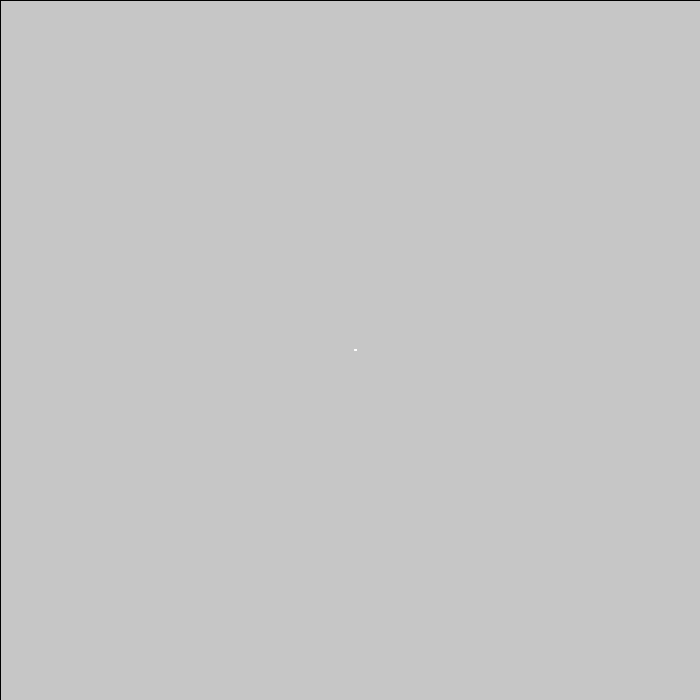
Frame 1 (no input)
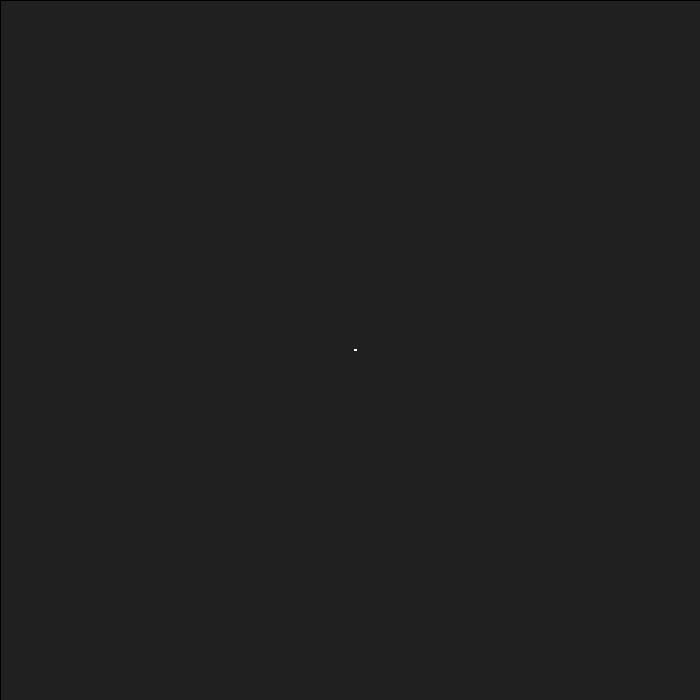
Frame 60 (the mouse pressed at the canvas centre just before this capture)
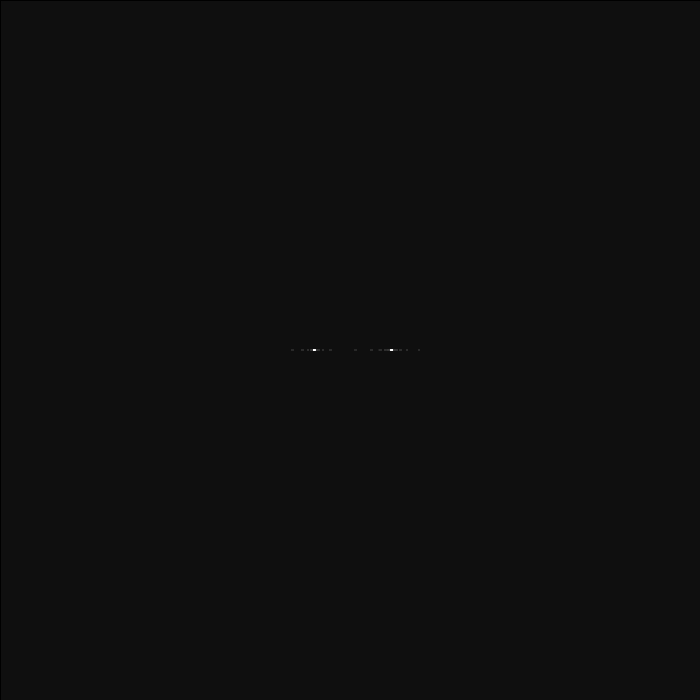
Frame 120 (the mouse held since frame 60 and released just before this capture)

The Processing sketch that drew these frames (run headless with seeded random() and noise(); from frame 60 on, the mouse is pressed at the canvas centre):

// Processing sketch: LinearRepellerGroup
// ── LinearRepellerGroup.pde
/*

ORBITAL REPELLER

@author Vladimir V. KUCHINOV
@email  helloworld@vkuchinov.co.uk

*/

AgentList agents;
Repulsor r;
RepulsorGroup repulsors = new RepulsorGroup();

void setup() {
    
      size(700, 700);
      agents = new AgentList();
      
      for(int i = 0; i < 2000; i++){
        
          agents.add(new Agent());
        
      }
      
      r = new Repulsor();
      repulsors.add(r);
      
      
      for(int j = 0; j < 104; j++){
            
      float r = random(150, 250);
      float a = random(-PI, PI);
      float s = random(1, 12);
      
      Repulsor r2 = new Repulsor(r * cos(a), r * sin(a), s);
      repulsors.add(r2);
     
      }
      
      
}

void draw() {

      //background(0);
      fill(0, 8);
      rect(0, 0, width, height);
      translate(width/2, height/2);

      stroke(0);

      agents.draw();
      repulsors.draw();
      
      if(frameCount % 60 == 0) { agents.renew(512); }
      
      if(frameCount % 50 == 0) { repulsors.addNew(); }
      

}


// ── Atom.pde
class Agent {

    float x, y;
    float angle = 0.0;
    float dir = 1.0;
    float r = 0; //random(150, 250);
    float ns;
    float size;
    float speed;
    
    Agent() {
    
        speed = random(0.4, 1.2);
        
        ns = random(0.001, 0.005);
        size = random(0.8, 1.2);
        
        if(random(1) > 0.5) { dir = 1; } else { dir = -1; }
        angle = 0.0;
        float x = 0;
        float y = random(-height/2 , height/2);
        
    } 
    
    void draw() {
  
        float noiseScale = ns;
        float noiseVal = 8.0 * noise( x * noiseScale, y * noiseScale);
        
        //repulsor 
        
        float rr = r;
        float sine = 0.0;
        
        for(Repulsor rep : repulsors) {
          
        float dist2 = PVector.dist(new PVector(x, y), new PVector(rep.x, rep.y));
    
        if(rep.type == 1) { 
          
            if(dist2 < rep.size * 2) { 
              
            float dist = acos(cos(angle - rep.angle));
            float inc = rep.size;
       
            sine = sin(map(dist, inc, 0, 0, PI/2)) * rep.size * 1.5 * dir * map(dist2, 0, rep.size * 2, 1.0, 0.01);
            rr += sine;
            
            }
            
            } else {
              
            if(dist2 < rep.size) { 
              
            //should be exponential mapping
            //if(rep.angle > angle) { speed *= 0.95; } else { speed /= sqrt(0.95); }
            float dist = acos(cos(angle - rep.angle));
            float inc = rep.size;
       
            sine = sin(map(dist, inc, 0, 0, PI/2)) * rep.size * 1. * dir * map(dist2, 0, rep.size, 1.0, 0.01);
            rr += sine;
            if(dir == 1) { r = max(rr, r); } else { r = min(rr, r); }
            }
        
        }
      
        }
        
                
        rr += noiseVal;
        
        x = cos(radians(angle)) * (rr);
        y = sin(radians(angle)) * (rr);
        
        x+= speed;
        
        //if(angle < 360) { angle += speed; } else { dir *= -1; angle = 0.0; }
             
        noStroke();
        fill(255, 255, 255, 192);
        ellipseMode(CENTER);
        ellipse(x, y, size, size);
    
    }
}

class AgentList extends ArrayList<Agent>{
 
     void renew(int num_) { }
     void draw() { for(Agent a : this) { a.draw(); } } 
  
}

// ── Repulsor.pde
class Repulsor {

    float x, y;
    float angle = 69.0;
    float r;
    float size = 45;
    int type = 0; //0: static, 1: mouse
    
    Repulsor() {
    
          type = 1;
          r = 220;
          x = cos(radians(angle)) * r ;
          y = sin(radians(angle)) * r;
          
    } 
    
    Repulsor(float x_, float y_, float size_){
      
          x = x_; y = y_; size = size_;
    }

    void draw() {
    
          if(type == 1){
            
          x = mouseX - width / 2; y = mouseY - height / 2;
          float rad = atan2(y, x);
          if(rad < 0.0) { angle = map(rad, -PI, 0, 180, 360); }
          else { angle = map(rad, 0, PI, 0, 180);  }
          
          noStroke();
          fill(255, 0, 255);
          ellipseMode(CENTER);
          //ellipse(x, y, 64, 64);
          
          }
          
          else {
            
            noStroke();
            fill(255, 0, 255);
            ellipseMode(CENTER);
            //ellipse(x, y, size / 3, size / 3);
          
          }
          
          
    }
}

class RepulsorGroup extends ArrayList<Repulsor>{
  
    void addNew() { int i = (int)random(1, this.size()); this.remove(i); 
    
      float r = random(160, 240);
      float a = random(-PI, PI);
      float s = random(5, 12);
      
      Repulsor r2 = new Repulsor(r * cos(a), r * sin(a), s);
      repulsors.add(r2);
    
  };
    void draw() { for(Repulsor r : this) { r.draw(); } }
  
}
